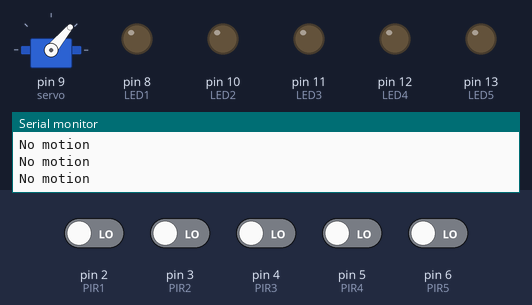
A sketch run on a simulated Arduino Uno, built with avr-gcc and run on an emulated ATmega328P. Shown: servo, output pins drawn as LEDs (lit = HIGH), the last lines printed to the serial monitor. The inputs (shaded band) are chosen by the test bench; at power-on: pin 2 (PIR1), pin 3 (PIR2), pin 4 (PIR3), pin 5 (PIR4), pin 6 (PIR5) LOW.

Above: at 16.2 s.
16.3 s: pin 2 (PIR1) driven HIGH
At 17.5 s:
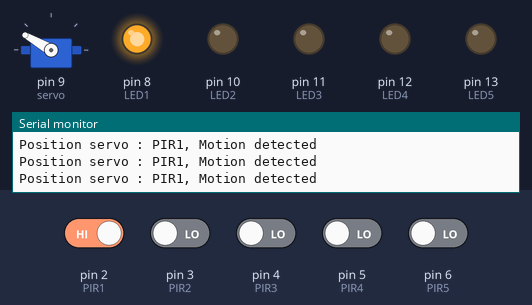
17.8 s: pin 2 (PIR1) driven LOW and pin 3 (PIR2) driven HIGH
At 19.0 s:
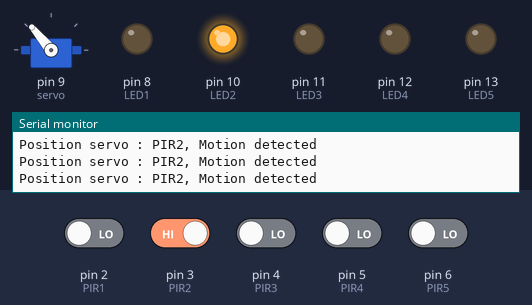
19.3 s: pin 3 (PIR2) driven LOW and pin 4 (PIR3) driven HIGH
At 20.1 s:
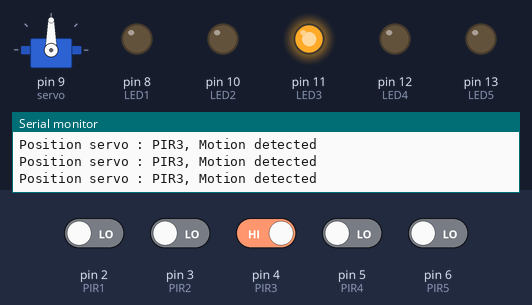
20.8 s: pin 3 (PIR2) driven HIGH
23.8 s: pin 4 (PIR3) driven LOW
At 24.9 s:
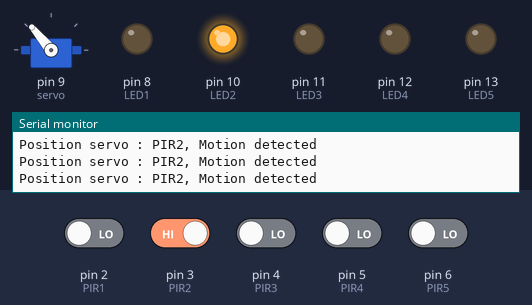
Timing chart, 0 to 26.8 s (numbered marks = the images above; inputs shaded):
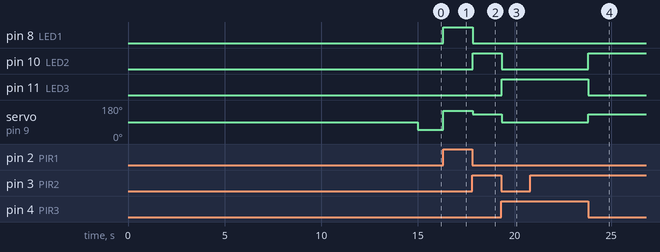

The sketch:

PROJET_CAMERA_ROTATIVE_CODE.ino
```cpp
#include <Servo.h> //inclure la bibliothèque du servomoteur (ses commandes spécifiques)
Servo servo; //assigner l'objet "servo" comme servomoteur

int LED1 = 8 ;  //pins respectifs des LED
int LED2 = 10;
int LED3 = 11;
int LED4 = 12;
int LED5 = 13;
int PIR1 = 2;   //pins respectifs des capteurs PIR
int PIR2 = 3;
int PIR3 = 4;
int PIR4 = 5;
int PIR5 = 6;
// désigner les variables PIRvalue comme bouléenne
// c'est à dire soit  TRUE ou HIGH (détection) soit FALSE ou LOW(non détection)
boolean PIRvalue1;
boolean PIRvalue2;
boolean PIRvalue3;
boolean PIRvalue4;
boolean PIRvalue5;

void setup()  {
     Serial.begin(9600); //interpeller le serial monitor pour afficher output sur serial monitor
     servo.attach(9); // pin servo D9

     pinMode(PIR1, INPUT);
     pinMode(PIR2, INPUT);
     pinMode(PIR3, INPUT);
     pinMode(PIR4, INPUT);
     pinMode(PIR5, INPUT);
     pinMode(LED1, OUTPUT);
     pinMode(LED2, OUTPUT);
     pinMode(LED3, OUTPUT);
     pinMode(LED4, OUTPUT);
     pinMode(LED5, OUTPUT);
     //TARER - Temps pour PIRs de se (re)mettre en LOW, phase initiale
     Serial.print ("Setting PIR sensors ");
     for(int c = 0; c < 15; c++)// calibrer PIR jusqu'à 15 sec
     {
           Serial.print(".");
           delay(1000);
     }
     Serial.println ("PIR Ready to go!");
     servo.write(50); // bouger servo position initial 50 degrés
}

void loop()  {
     // les variables PIRvalue(bouléenne) stockent les inputs digitales (état)
     // de leur PIR respectif soit H ou L
     PIRvalue1 = digitalRead(PIR1);
     PIRvalue2 = digitalRead(PIR2);
     PIRvalue3 = digitalRead(PIR3);
     PIRvalue4 = digitalRead(PIR4);
     PIRvalue5 = digitalRead(PIR5);
     // Mouvement servo lors détection PIR1
     if (PIRvalue1 == HIGH && PIRvalue2 == LOW && PIRvalue3 == LOW &&
         PIRvalue4 == LOW && PIRvalue5 == LOW) // && désigne le "et logique" bouléenne
     {
           digitalWrite(LED1, HIGH);
           digitalWrite(LED2, LOW);
           digitalWrite(LED3, LOW);
           digitalWrite(LED4, LOW);
           digitalWrite(LED5, LOW);

           servo.write(150);
           Serial.println("Position servo : PIR1, Motion detected");
     }
     //Mouvement servo lors détection PIR2
     else if (PIRvalue1 == LOW && PIRvalue2 == HIGH && PIRvalue3 == LOW &&
                 PIRvalue4 == LOW && PIRvalue5 == LOW)
     {
           digitalWrite(LED1, LOW);
           digitalWrite(LED2, HIGH);
           digitalWrite(LED3, LOW);
           digitalWrite(LED4, LOW);
           digitalWrite(LED5, LOW);

           servo.write(130);
           Serial.println("Position servo : PIR2, Motion detected");
     }
     //Mouvement servo lors détection PIR3
     else if (PIRvalue1 == LOW && PIRvalue2 == LOW && PIRvalue3 == HIGH &&
                 PIRvalue4 == LOW && PIRvalue5 == LOW)
     {
           digitalWrite(LED1, LOW);
           digitalWrite(LED2, LOW);
           digitalWrite(LED3, HIGH);
           digitalWrite(LED4, LOW);
           digitalWrite(LED5, LOW);

           servo.write(90);
           Serial.println("Position servo : PIR3, Motion detected");
     }
     //Mouvement servo lors détection PIR4
     else if (PIRvalue1 == LOW && PIRvalue2 == LOW && PIRvalue3 == LOW &&
                 PIRvalue4 == HIGH && PIRvalue5 == LOW)
     {
           digitalWrite(LED1, LOW);
           digitalWrite(LED2, LOW);
           digitalWrite(LED3, LOW);
           digitalWrite(LED4, HIGH);
           digitalWrite(LED5, LOW);

           servo.write(40);
           Serial.println("Position servo : PIR4, Motion detected");
     }
     //Mouvement servo lors détection PIR5
     else if (PIRvalue1 == LOW && PIRvalue2 == LOW && PIRvalue3 == LOW &&
                 PIRvalue4 == LOW && PIRvalue5 == HIGH)
     {
           digitalWrite(LED1, LOW);
           digitalWrite(LED2, LOW);
           digitalWrite(LED3, LOW);
           digitalWrite(LED4, LOW);
           digitalWrite(LED5, HIGH);

           servo.write(8);
           Serial.println("Position servo : PIR5, Motion detected");
     }
     // Si aucun des PIR ne détecte de mouvement
     else
           // Instruction des LEDs pas nécessaire, bien pratique pour connaître l'état précédent
           // car LED reste allumée jusqu'à nouvelle détection
     {
           Serial.println("No motion");
     }
}
```

Measured:
- after the input at 16.3 s, pin 8 (LED1): LOW → HIGH at once; servo on pin 9 (servo): 50° → 150° at once
- after the input at 17.8 s, pin 8 (LED1): HIGH → LOW at once; pin 10 (LED2): LOW → HIGH at once; servo on pin 9 (servo): 150° → 130° at once
- after the input at 19.3 s, pin 10 (LED2): HIGH → LOW at once; pin 11 (LED3): LOW → HIGH at once; servo on pin 9 (servo): 130° → 90° at once
- after the input at 23.8 s, pin 10 (LED2): LOW → HIGH at once; pin 11 (LED3): HIGH → LOW at once; servo on pin 9 (servo): 90° → 130° at once
